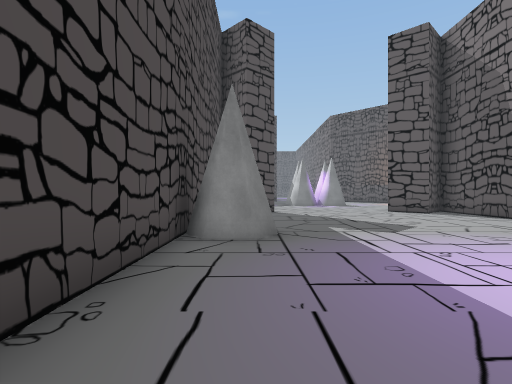
view 1 (above)

17 first-person views from a walk through a scene from a Unity 3-D project. The camera is 1.5 m above the floor, looks level and sees 80° across. The floor is counted in squares, 2 m on a side. Each view is taken from the middle of a square. On the plan, view 1 faces up. The plan holds only what a view shows up to about 10 squares ahead; the rest is blank. The place goes on beyond the plan. The player is left out. Some animated figures are left out.

view 2
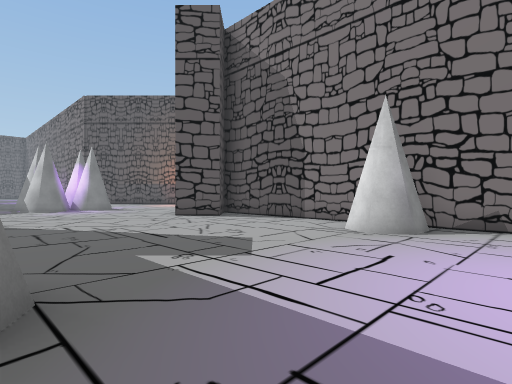

view 3
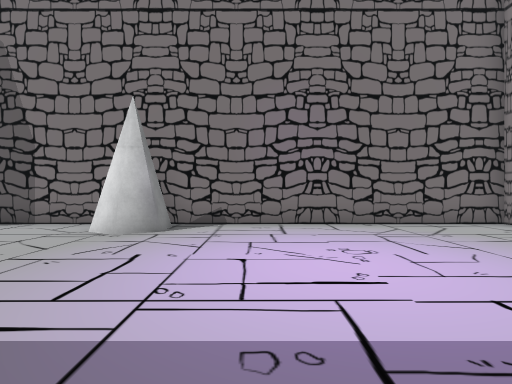

view 4
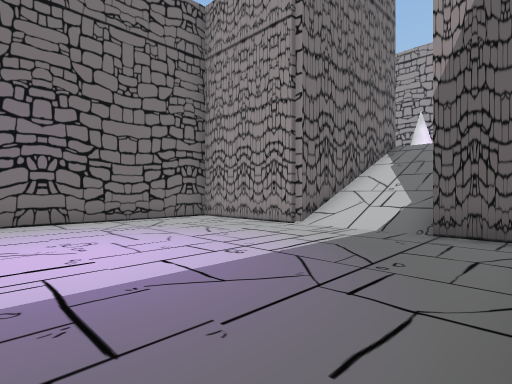

view 5
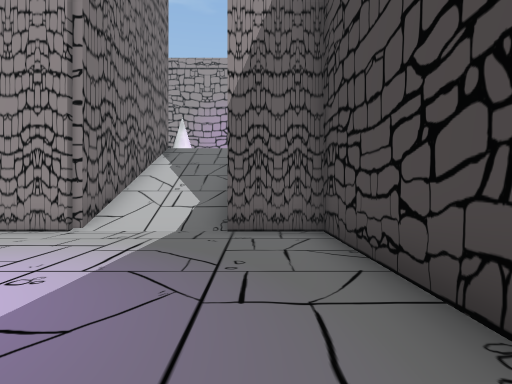

view 6
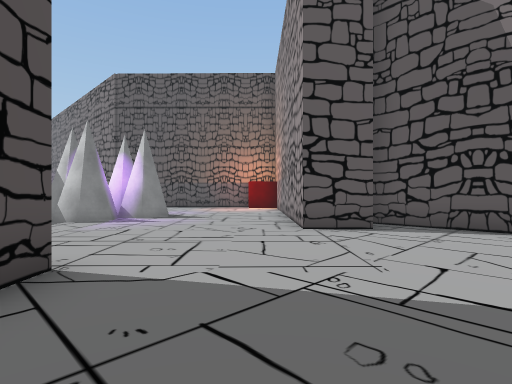

view 7
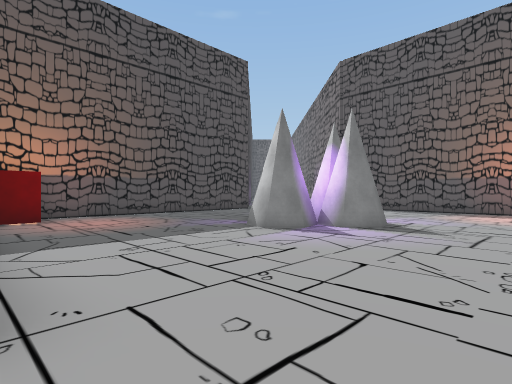

view 8
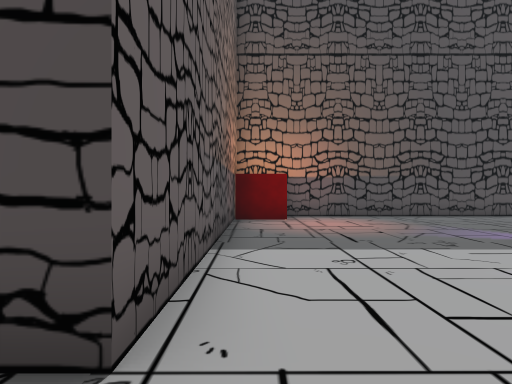

view 9
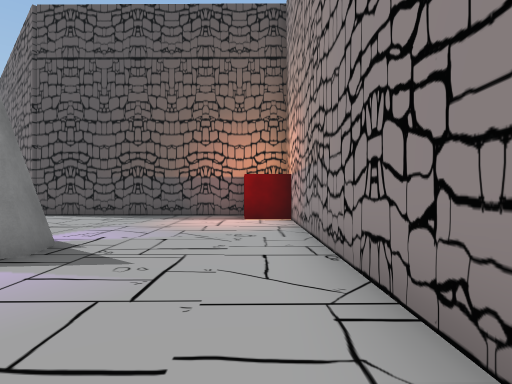

view 10
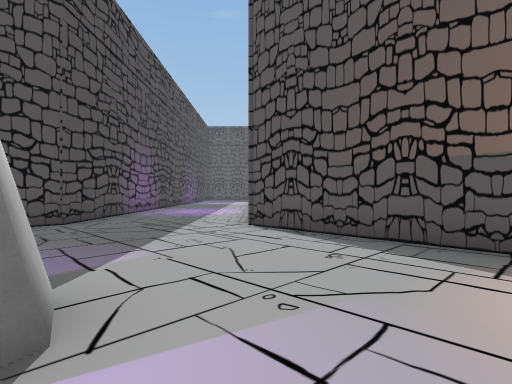

view 11
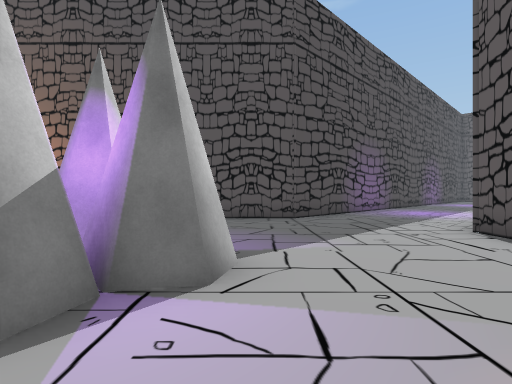

view 12
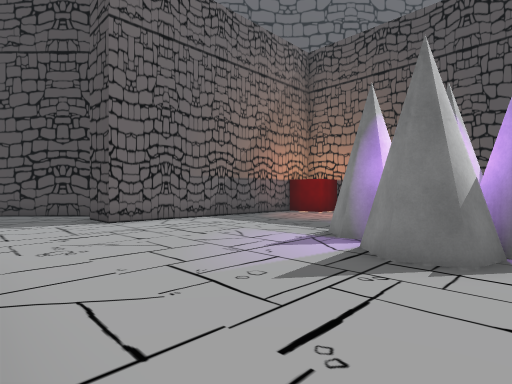

view 13
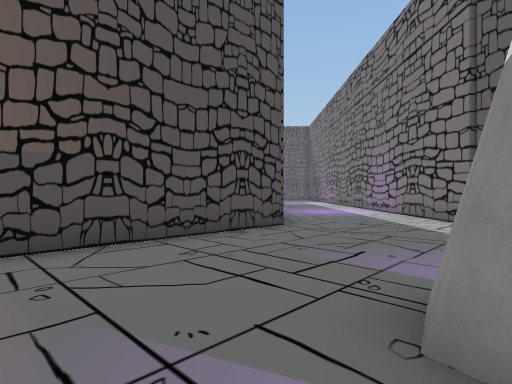

view 14
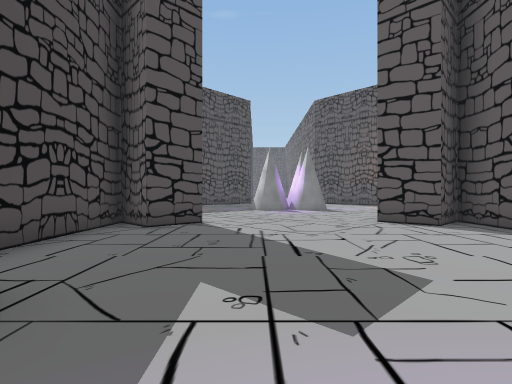

view 15
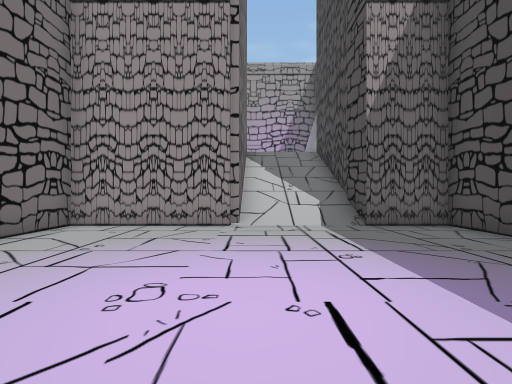

view 16
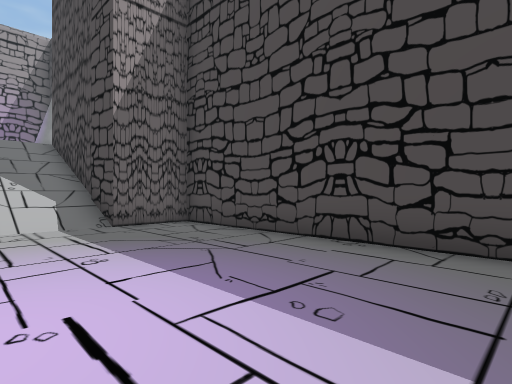

view 17
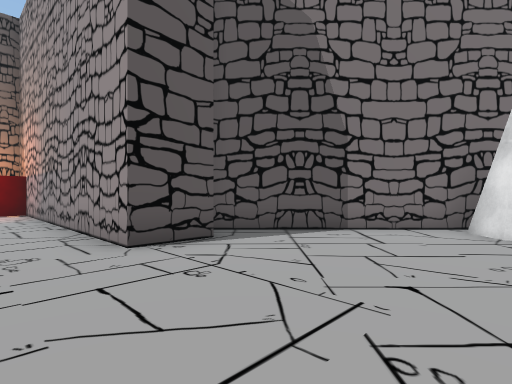

### Floor plan
Points are (right, up) in squares from view 1. A wall is a line through its corners. A room is listed if a view was taken in it or the views show most of it. See-through windows are left out.
Room 1 (views 1, 2, 3, 4, 5, 6, 7, 8, 9, 10, 11, 12, 13, 14, 15, 16, 17)
walls: (6.1, 10.7) (5.1, 11.7) (10.5, 17.2) (9.6, 18.1); (4.5, 17.8) (4.9, 17.1) (4.6, 16.5) (3.9, 16.5) (3.4, 17.3) (3, 16.5) (2.2, 16.5) (1.8, 17.2); (2.2, 18) (1.9, 18.3) (2.4, 19); (0.3, 5.5) (0, 4.9) (-0.8, 4.9); (4.5, 19.1) (4.9, 18.4) (4.6, 17.9); (6.6, 4.9) (5.9, 4.9) (5.5, 5.5) (5.8, 6) (6.6, 6); (-3.2, 17.4) (-4.1, 16.3) (0.7, 11.5) (-0.3, 10.5) (-1.3, 11.4) (-1.3, -2.8) (0.5, -2.8) (0.5, -5.5); (10.6, 19.1) (5.8, 23.9) (5.8, 27); (1.6, 27) (1.6, 24) (-4, 18.3); (3.4, -5.5) (3.4, -2.8) (7.1, -2.8) (7.1, 11.8)
low walls: (2.2, 19) (1.8, 18.4)

Positions as (right, up) in squares from view 1, and headings:
1: (0, 0), facing up
2: (0, 3), facing up-right
3: (0, 3), facing right
4: (-1, 3), facing down-right
5: (0, 3), facing down
6: (0, 8), facing up-right
7: (2, 10), facing up
8: (2, 11), facing up-left
9: (4, 12), facing up-right
10: (6, 17), facing up
11: (7, 17), facing up-left
12: (8, 15), facing left
13: (1, 17), facing up
14: (2, 4), facing up
15: (3, 4), facing down
16: (3, 4), facing down-left
17: (1, 10), facing right
